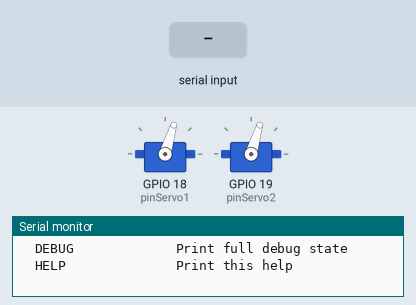
Bench run of a sketch on a simulated ESP32-S3. Parts: 2 × servo, the last lines printed to the serial monitor. Inputs (shaded band) come from the test bench.

Above: at 1.7 s.
1.8 s: "S1,\n" received over Serial
At 2.6 s:
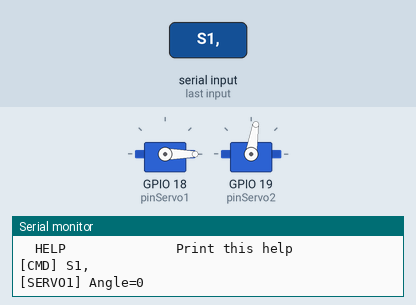
3.3 s: "START\n" received over Serial
At 5.5 s:
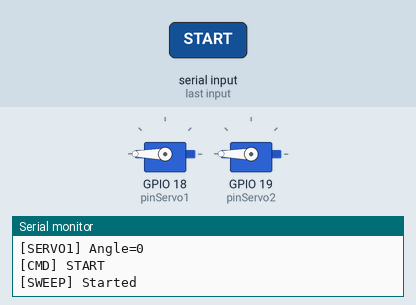
6.3 s: "S1,,45\n" received over Serial
At 7.2 s:
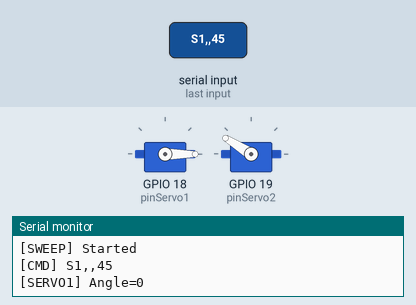
7.8 s: "S1,90\n" received over Serial
At 8.4 s:
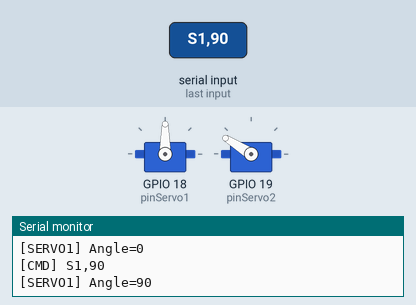
9.3 s: "S2,\n" received over Serial
At 10.7 s:
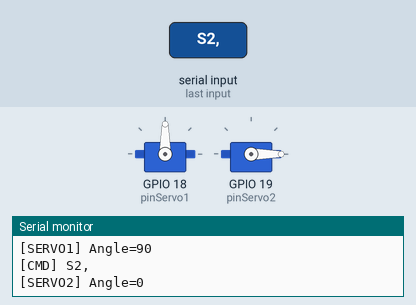
Timing chart, 0 to 11.8 s (numbered marks = the images above; inputs shaded):
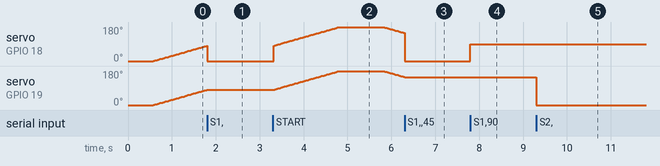

The sketch:

08_servo_sync_sequence.ino
```cpp
#include <ESP32Servo.h>

/*
 * Sprint 8 - ESP32-S3 dual servo sequence + UART debug/control
 *
 * Pins:
 *   Servo 1 signal -> GPIO18
 *   Servo 2 signal -> GPIO19
 *
 * UART commands at 115200 baud:
 *   START             Resume automatic sweep
 *   STOP              Stop automatic sweep
 *   HOME              Move both servos to 0
 *   S1,<angle>        Move Servo 1 to angle 0-180
 *   S2,<angle>        Move Servo 2 to angle 0-180
 *   SET,<s>,<angle>   Move servo s to angle 0-180
 *   BOTH,<a1>,<a2>    Move both servos to desired angles
 *   ANGLES            Print commanded angles for both servos
 *   GET,<servo>       Print commanded angle for one servo
 *   DEBUG             Print full debug state
 *   HELP              Print command list
 *
 * Note:
 *   Standard servos do not report real shaft position. ANGLES/GET/DEBUG show
 *   the last commanded angles sent by the ESP32-S3.
 */

Servo servo1;
Servo servo2;

const int pinServo1 = 18;
const int pinServo2 = 19;

const int SERVO_MIN_ANGLE = 0;
const int SERVO_MAX_ANGLE = 180;
const unsigned long SWEEP_STEP_DELAY_MS = 15;
const unsigned long END_PAUSE_MS = 1000;

int servo1Angle = 0;
int servo2Angle = 0;
bool autoSweepEnabled = true;
bool sweepingUp = true;
int sweepAngle = 0;
unsigned long lastSweepStepTime = 0;
unsigned long pauseStartTime = 0;
bool endPauseActive = false;

String inputCommand = "";
bool commandComplete = false;

void setup() {
  Serial.begin(115200);
  delay(500);

  servo1.attach(pinServo1);
  servo2.attach(pinServo2);

  moveBothServos(0);

  Serial.println();
  Serial.println("============================================================");
  Serial.println("  ESP32-S3 - Sprint 8 Servo UART Debug");
  Serial.println("  Servo 1: GPIO18 | Servo 2: GPIO19");
  Serial.println("============================================================");
  Serial.println("[READY] Auto sweep enabled. Use HELP for commands.");
  printHelp();
}

void loop() {
  processSerialCommands();

  if (autoSweepEnabled) {
    updateAutoSweep();
  }
}

void updateAutoSweep() {
  if (endPauseActive) {
    if (millis() - pauseStartTime >= END_PAUSE_MS) {
      endPauseActive = false;
      sweepingUp = !sweepingUp;
    }
    return;
  }

  if (millis() - lastSweepStepTime < SWEEP_STEP_DELAY_MS) {
    return;
  }

  lastSweepStepTime = millis();
  moveBothServos(sweepAngle);

  if (sweepingUp) {
    sweepAngle++;
    if (sweepAngle > SERVO_MAX_ANGLE) {
      sweepAngle = SERVO_MAX_ANGLE;
      endPauseActive = true;
      pauseStartTime = millis();
    }
  } else {
    sweepAngle--;
    if (sweepAngle < SERVO_MIN_ANGLE) {
      sweepAngle = SERVO_MIN_ANGLE;
      endPauseActive = true;
      pauseStartTime = millis();
    }
  }
}

int normalizeAngle(int angle) {
  return constrain(angle, SERVO_MIN_ANGLE, SERVO_MAX_ANGLE);
}

void moveServo(int servo, int angle) {
  angle = normalizeAngle(angle);

  if (servo == 1) {
    servo1Angle = angle;
    servo1.write(servo1Angle);
    Serial.print("[SERVO1] Angle=");
    Serial.println(servo1Angle);
  } else if (servo == 2) {
    servo2Angle = angle;
    servo2.write(servo2Angle);
    Serial.print("[SERVO2] Angle=");
    Serial.println(servo2Angle);
  } else {
    Serial.println("[ERROR] Servo must be 1 or 2");
  }
}

void moveBothServos(int angle) {
  angle = normalizeAngle(angle);
  servo1Angle = angle;
  servo2Angle = angle;
  servo1.write(servo1Angle);
  servo2.write(servo2Angle);
}

void moveServosToAngles(int angle1, int angle2) {
  moveServo(1, angle1);
  moveServo(2, angle2);
}

void printAngles() {
  Serial.print("[ANGLES] S1=");
  Serial.print(servo1Angle);
  Serial.print(" S2=");
  Serial.println(servo2Angle);
}

void printServoAngle(int servo) {
  if (servo == 1) {
    Serial.print("[ANGLE] S1=");
    Serial.println(servo1Angle);
  } else if (servo == 2) {
    Serial.print("[ANGLE] S2=");
    Serial.println(servo2Angle);
  } else {
    Serial.println("[ERROR] Servo must be 1 or 2");
  }
}

void processSerialCommands() {
  while (Serial.available()) {
    char inChar = (char)Serial.read();

    if (inChar == '\n' || inChar == '\r') {
      if (inputCommand.length() > 0) {
        commandComplete = true;
      }
    } else {
      inputCommand += inChar;
    }
  }

  if (commandComplete) {
    inputCommand.trim();
    inputCommand.toUpperCase();
    Serial.print("[CMD] ");
    Serial.println(inputCommand);
    parseCommand(inputCommand);
    inputCommand = "";
    commandComplete = false;
  }
}

void parseCommand(String cmd) {
  if (cmd == "START") {
    autoSweepEnabled = true;
    endPauseActive = false;
    lastSweepStepTime = millis();
    Serial.println("[SWEEP] Started");
  }

  else if (cmd == "STOP") {
    autoSweepEnabled = false;
    endPauseActive = false;
    Serial.println("[SWEEP] Stopped");
  }

  else if (cmd == "HOME") {
    autoSweepEnabled = false;
    endPauseActive = false;
    sweepAngle = 0;
    moveBothServos(0);
    Serial.println("[HOME] Both servos at 0");
  }

  else if (cmd.startsWith("S1,")) {
    autoSweepEnabled = false;
    moveServo(1, cmd.substring(3).toInt());
  }

  else if (cmd.startsWith("S2,")) {
    autoSweepEnabled = false;
    moveServo(2, cmd.substring(3).toInt());
  }

  else if (cmd.startsWith("SET,")) {
    int comma1 = cmd.indexOf(',');
    int comma2 = cmd.indexOf(',', comma1 + 1);

    if (comma2 < 0) {
      Serial.println("[ERROR] Format: SET,<servo>,<angle>");
      return;
    }

    int servo = cmd.substring(comma1 + 1, comma2).toInt();
    int angle = cmd.substring(comma2 + 1).toInt();
    autoSweepEnabled = false;
    moveServo(servo, angle);
  }

  else if (cmd.startsWith("BOTH,")) {
    int comma1 = cmd.indexOf(',');
    int comma2 = cmd.indexOf(',', comma1 + 1);

    if (comma2 < 0) {
      Serial.println("[ERROR] Format: BOTH,<angle1>,<angle2>");
      return;
    }

    int angle1 = cmd.substring(comma1 + 1, comma2).toInt();
    int angle2 = cmd.substring(comma2 + 1).toInt();
    autoSweepEnabled = false;
    moveServosToAngles(angle1, angle2);
  }

  else if (cmd == "ANGLES") {
    printAngles();
  }

  else if (cmd.startsWith("GET,")) {
    printServoAngle(cmd.substring(4).toInt());
  }

  else if (cmd == "DEBUG") {
    printDebug();
  }

  else if (cmd == "HELP") {
    printHelp();
  }

  else {
    Serial.println("[ERROR] Unknown command. Use HELP.");
  }
}

void printDebug() {
  Serial.println();
  Serial.println("========== SERVO DEBUG ==========");
  Serial.print("Servo 1 pin: ");
  Serial.println(pinServo1);
  Serial.print("Servo 2 pin: ");
  Serial.println(pinServo2);
  Serial.print("Servo 1 commanded angle: ");
  Serial.println(servo1Angle);
  Serial.print("Servo 2 commanded angle: ");
  Serial.println(servo2Angle);
  Serial.print("Auto sweep: ");
  Serial.println(autoSweepEnabled ? "ON" : "OFF");
  Serial.print("Sweep direction: ");
  Serial.println(sweepingUp ? "UP" : "DOWN");
  Serial.print("Sweep angle: ");
  Serial.println(sweepAngle);
  Serial.print("End pause active: ");
  Serial.println(endPauseActive ? "YES" : "NO");
  Serial.println("Note: angles are commanded values, not measured feedback.");
  Serial.println("=================================");
  Serial.println();
}

void printHelp() {
  Serial.println();
  Serial.println("Commands:");
  Serial.println("  START             Resume automatic 0-180 sweep");
  Serial.println("  STOP              Stop automatic sweep");
  Serial.println("  HOME              Move both servos to 0");
  Serial.println("  S1,<angle>        Move Servo 1 to angle 0-180");
  Serial.println("  S2,<angle>        Move Servo 2 to angle 0-180");
  Serial.println("  SET,<s>,<angle>   Move servo s to angle 0-180");
  Serial.println("  BOTH,<a1>,<a2>    Move both servos to desired angles");
  Serial.println("  ANGLES            Print commanded angles");
  Serial.println("  GET,<servo>       Print commanded angle for servo");
  Serial.println("  DEBUG             Print full debug state");
  Serial.println("  HELP              Print this help");
  Serial.println();
}
```

Measured:
- after the input at 1.8 s, servo on GPIO 19 (pinServo2): stays 81° (without the input it goes to 83° after 0.02 s)
- after the input at 3.3 s, servo on GPIO 18 (pinServo1): rises from 0° to 180° in 1.5 s, then falls to 149° in 1.5 s; servo on GPIO 19 (pinServo2): rises from 81° to 180° in 1.5 s, then falls to 149° in 1.5 s
- after the input at 6.3 s, servo on GPIO 19 (pinServo2): goes on until 6.3 s, then stays 148°
- after the input at 7.8 s, servo on GPIO 18 (pinServo1): 0° → 90° at once
- after the input at 9.3 s, servo on GPIO 19 (pinServo2): 148° → 0° at once
